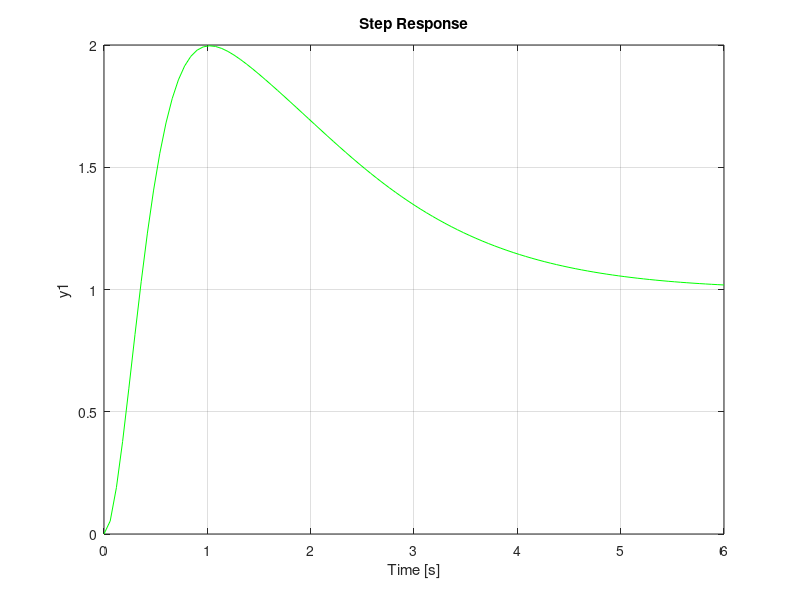

Write MATLAB code to recreate this figure.
clc
clear all


%% Mencari Akarnya
p = [1 -1 -32 -60]
r = roots(p)
%  r =
%     6.8990
%    -3.0000
%    -2.8990

%% Mencari persamaan polinomial
i = sqrt(-1)
r = [-5 -1 -3 -2]
ak = poly(r)

%% define the system
s = tf('s');
G = 1/(s^3 + 9*s^2 + 8*s - 60)
Kp = 121;
Ki = 30;
Kd = 33;
C = (Kd*s^2 + Kp*s + Ki)/s

%% Simulate

[y,t] = step(G);
cl_tf = feedback(C*G,1); %diisi 1 karena unity atau feedback tidak ada transfer function pada feedbacknya jadi diisi 1
kutub = pole(cl_tf)
figure(1)
subplot(2,1,1);
plot(t,y,'r');
subplot(2,1,2);
step(cl_tf,'g');
grid on
ylim([0 2]);